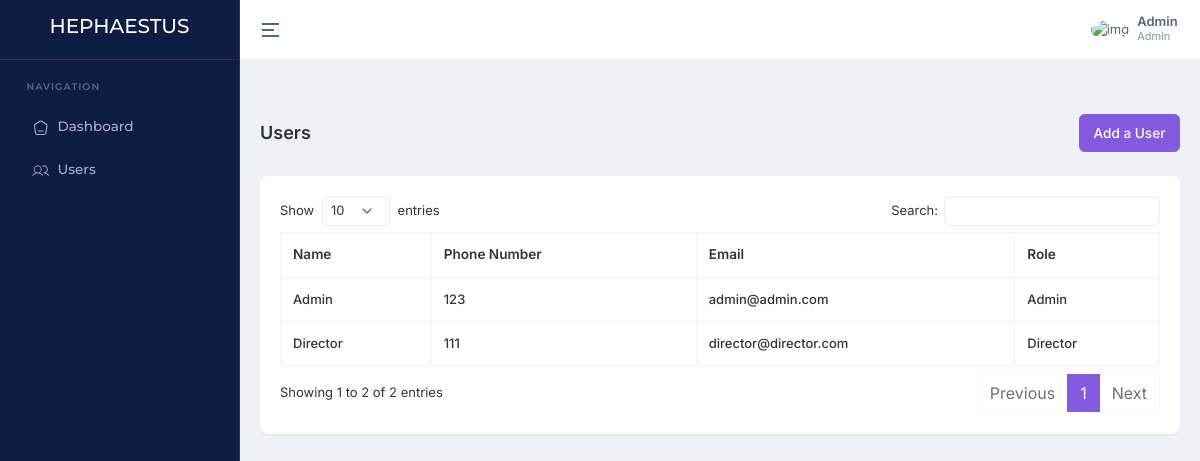
The app's page /users/ (signed in), older data.
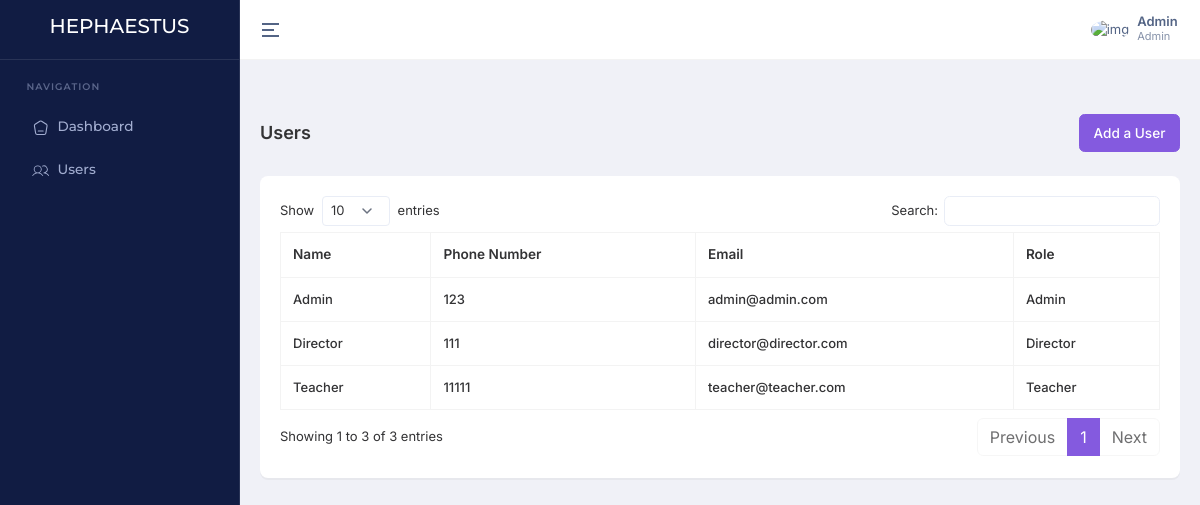
The same page, newer data.
### account/models.py (models this page shows, shortened)
class User(AbstractBaseUser, PermissionsMixin):
    ROLE_CHOICES = (
        ('Admin', 'Admin'),
        ('Director', 'Director'),
        ('Teacher', 'Teacher'),
        ('Student', 'Student'),
    )
    email = models.EmailField(unique=True)
    name = models.CharField(max_length=255)
    slug = models.SlugField(unique=True, blank=True)
    phone_number = models.CharField(max_length=15, unique=True)
    image = ProcessedImageField(
        upload_to=user_image_path,
        processors=[ResizeToFill(720, 720)],
        format='JPEG',
        options={'quality': 90},
        null=True,
        blank=True,
    )
    role = models.CharField(max_length=30, choices=ROLE_CHOICES)
    added_by = models.ForeignKey('self', on_delete=models.CASCADE, null=True, blank=True, related_name='added_users')
    created_at = models.DateTimeField(default=timezone.now)
    updated_at = models.DateTimeField(auto_now=True)
    is_active = models.BooleanField(default=True)
    is_staff = models.BooleanField(default=False)
    objects = CustomUserManager()
    USERNAME_FIELD = 'phone_number'
    REQUIRED_FIELDS = ['name', 'email']

### home/views.py (the view)
# urls.py: path('users/', getUsers, name='getUsers'),
@login_required
def getUsers(request):
    getUsers = User.objects.all().order_by('-created_at')
    context = {
        'getUsers': getUsers
    }
    return render(request, 'pages/users/index.html', context)

### templates/pages/users/index.html (shortened to what this page needs)
{% extends "layouts/app.html" %}
{% block content %}
    <div class="container-fluid">
        <div class="d-md-flex d-block align-items-center justify-content-between my-4 page-header-breadcrumb">
            <h1 class="page-title fw-semibold fs-18 mb-0">Users</h1>
            <div class="ms-md-1 ms-0">
                <nav>
                    <ol class="breadcrumb mb-0">
                        <a class="btn btn-primary" href="{% url 'home:addUser' %}">
                            Add a User
                        </a>
                    </ol>
                </nav>
            </div>
        </div>
        <div class="row">
            <div class="col-xl-12">
                <div class="card custom-card">
                    <div class="card-body">
                        <div class="table-responsive">
                            <table id="datatable" class="table table-bordered text-nowrap w-100">
                                <thead>
                                    <tr>
                                        <th>Name</th>
                                        <th>Phone Number</th>
                                        <th>Email</th>
                                        <th>Role</th>
                                    </tr>
                                </thead>
                                <tbody>
                                    {% for user in getUsers %}
                                        <tr>
                                            <td>{{ user.name }}</td>
                                            <td>{{ user.phone_number }}</td>
                                            <td>{{ user.email }}</td>
                                            <td>{{ user.role }}</td>
                                        </tr>
                                    {% endfor %}
                                </tbody>
                            </table>
                        </div>
                    </div>
                </div>
            </div>
        </div>
    </div>
{% endblock %}

### templates/inc/header.html (shortened to what this page needs)
<header class="app-header">
    <div class="main-header-container container-fluid">
        <div class="header-content-left">
            <div class="header-element">
                <a aria-label="Hide Sidebar" class="sidemenu-toggle header-link animated-arrow hor-toggle horizontal-navtoggle" data-bs-toggle="sidebar" href="javascript:void(0);"><span></span></a>
            </div>
        </div>
        <div class="header-content-right">
            <div class="header-element">
                <a href="javascript:void(0);" class="header-link dropdown-toggle" id="mainHeaderProfile" data-bs-toggle="dropdown" data-bs-auto-close="outside" aria-expanded="false">
                    <div class="d-flex align-items-center">
                        <div class="me-sm-2 me-0">
                            <img src="https://cdn.pixabay.com/photo/2015/10/05/22/37/blank-profile-picture-973460_960_720.png" alt="img" width="32" height="32" class="rounded-circle">
                        </div>
                        <div class="d-sm-block d-none">
                            <p class="fw-semibold mb-0 lh-1">{{ request.user.name }}</p>
                            <span class="op-7 fw-normal d-block fs-11">{{ request.user.role }}</span>
                        </div>
                    </div>
                </a>
            </div>
        </div>
    </div>
</header>

Row changes from the older to the newer data that the page shows:
added User: name "Teacher", phone_number "11111", email "teacher@teacher.com", role "Teacher"
Text that changed along with them:
text written by a page script: "Show entries Search: Showing 1 to 2 of 2 entries Previous 1 Next" → "Show entries Search: Showing 1 to 3 of 3 entries Previous 1 Next"
